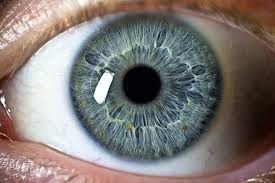
//> input picture images.jpeg, 275 x 183 px
$ ./smoothing   (built with g++ and OpenCV 4)
//> lines starting //> are read from the running program, lines starting //| are printed output that depends on the picture
#include <stdio.h>
#include <opencv2/opencv.hpp>
//#include "opencv2/imgproc/imgproc.hpp"
#include <vector>
#include <iostream>
//#include "opencv2/highgui/highgui.hpp"
using namespace cv;
using namespace std;

//places all classes and functions of opencv

// input image
Mat smoothened1;
//Mat smoothened2;
Mat Grayscaled;
Mat edgedetected1;
Mat edgedetected2;
Mat edgedetected3;
Mat edgedetected4;
Mat original;
int t1;
int t2;
int t3;
int t4;
int t5;
int t6;

void rad(int, void*)
 {

  Mat smoothened;
  GaussianBlur(original, smoothened, Size(2*t1+1, 2*t1+1), t5, t6, BORDER_DEFAULT);

  imshow("Smoothened original image", smoothened);
}
void med(int, void*)
{
  Mat smoothened1;
  medianBlur(original, smoothened1, 2*t2+1);

  imshow("Smoothened1 original image", smoothened1);
}

void edge1(int, void*)
{

  Laplacian(Grayscaled, edgedetected1, -1 , 2*t3+1, 2 , 0);
  imshow("edgedetected1 grayscaled image", edgedetected1);
}

void edge2(int, void*) {

  Sobel(Grayscaled, edgedetected2, -1 , 1 , 1, 2*t4+1, 1,0 );
  imshow("edgedetected2 grayscaled image", edgedetected2);
}


int main( int argc, char** argv) {
// defining path for original image


// Applying smoothening functions
  original=imread("images.jpeg");
//> original is the input picture: 183 rows x 275 cols, CV_8UC3; mean B, G, R 116.5, 120, 126.6


  namedWindow("Smoothened original image",CV_WINDOW_AUTOSIZE);
  createTrackbar("Gaussian blur, kernel","Smoothened original image", &t1, 10, rad, 0);
//> slider 'Gaussian blur, kernel' is set to 3
  createTrackbar("Gaussian blur, deviation x","Smoothened original image", &t5, 10, rad, 0);
//> slider 'Gaussian blur, deviation x' is set to 3
  createTrackbar("Gaussian blur, deviation y","Smoothened original image", &t6, 10, rad, 0);
//> slider 'Gaussian blur, deviation y' is set to 3

  namedWindow("Smoothened1 original image",CV_WINDOW_AUTOSIZE);
  createTrackbar("Median blur","Smoothened1 original image", &t2, 10, med, 0);
//> slider 'Median blur' is set to 3


//converting rgb to grayscale image
  cvtColor(original, Grayscaled, CV_BGR2GRAY, 0);
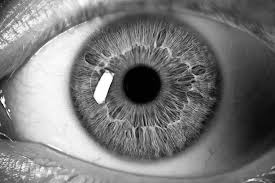
//> Grayscaled: 183 rows x 275 cols, CV_8UC1; min 0, max 255, mean 121.6


//applying edge detection functions


  namedWindow("edgedetected1 grayscaled image",CV_WINDOW_AUTOSIZE);
  createTrackbar("Laplacian","edgedetected1 grayscaled image", &t3, 15, edge1 , 0);
//> slider 'Laplacian' is set to 3


  namedWindow("edgedetected2 grayscaled image",CV_WINDOW_AUTOSIZE);
  createTrackbar("sobel", "edgedetected2 grayscaled image", &t4, 15 , edge2 , 0);
//> slider 'sobel' is set to 5

  waitKey(0);
//> in rad, `GaussianBlur(original, smoothened, Size(2*t1+1, 2*t1+1), t5, t6, BORDE..`:
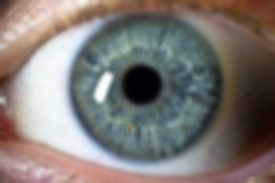
//> smoothened: 183 rows x 275 cols, CV_8UC3; mean B, G, R 116.5, 120, 126.6
//> in edge1, `Laplacian(Grayscaled, edgedetected1, -1 , 2*t3+1, 2 , 0);`:
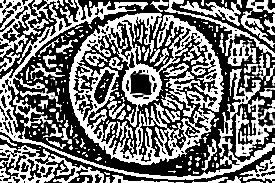
//> edgedetected1: 183 rows x 275 cols, CV_8UC1; min 0, max 255, mean 118.2
//> in edge2, `Sobel(Grayscaled, edgedetected2, -1 , 1 , 1, 2*t4+1, 1,0 );`:
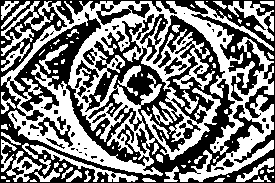
//> edgedetected2: 183 rows x 275 cols, CV_8UC1; min 0, max 255, mean 124.3
  return 0;
}

$ run again, with blueye.jpg copied over images.jpeg
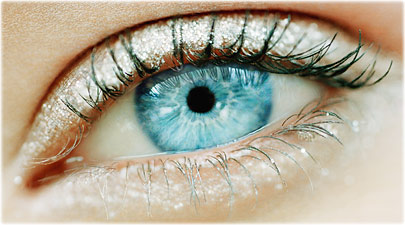
//> input picture blueye.jpg, 405 x 225 px
//> original is the input picture: 225 rows x 405 cols, CV_8UC3; mean B, G, R 150.1, 169.2, 176.9
//> in edge1, `Laplacian(Grayscaled, edgedetected1, -1 , 2*t3+1, 2 , 0);`:
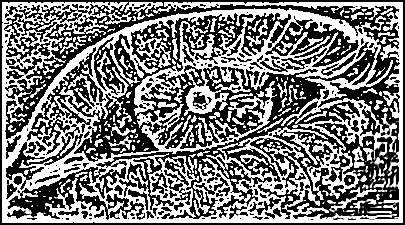
//> edgedetected1: 225 rows x 405 cols, CV_8UC1; min 0, max 255, mean 122.5
//> in edge2, `Sobel(Grayscaled, edgedetected2, -1 , 1 , 1, 2*t4+1, 1,0 );`:
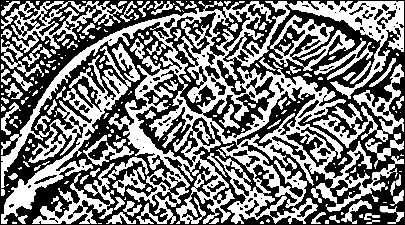
//> edgedetected2: 225 rows x 405 cols, CV_8UC1; min 0, max 255, mean 122

$ run again, with name.jpg copied over images.jpeg
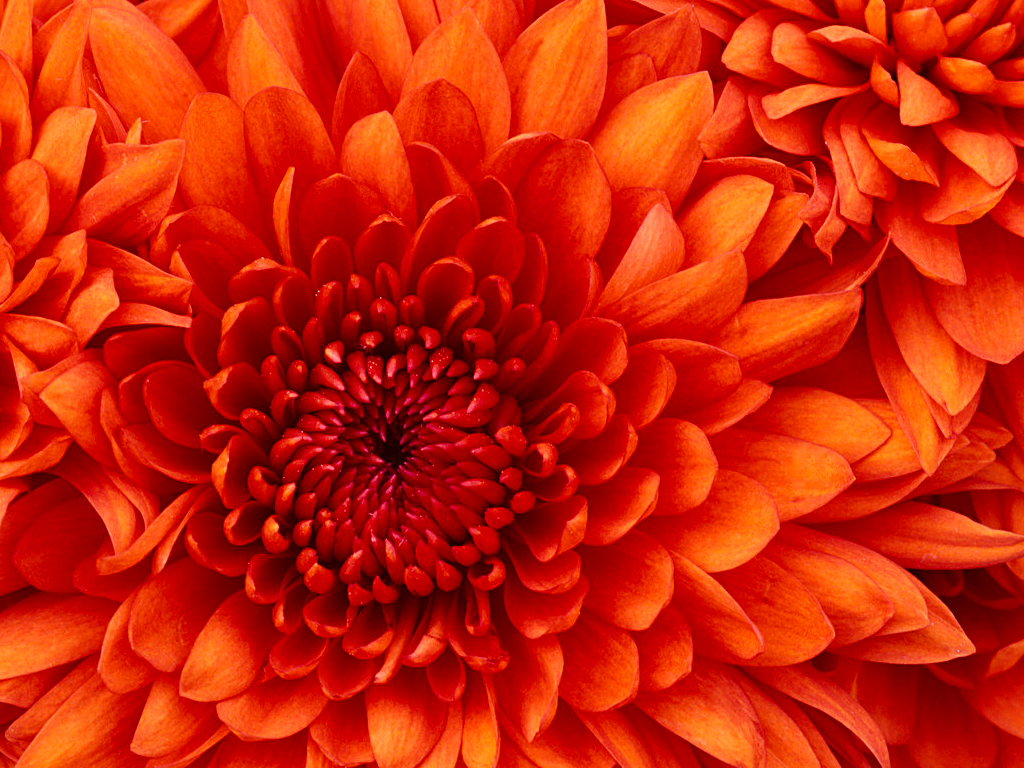
//> input picture name.jpg, 1024 x 768 px
//> original is the input picture: 768 rows x 1024 cols, CV_8UC3; mean B, G, R 9.2, 35.5, 203.1
//> in edge1, `Laplacian(Grayscaled, edgedetected1, -1 , 2*t3+1, 2 , 0);`:
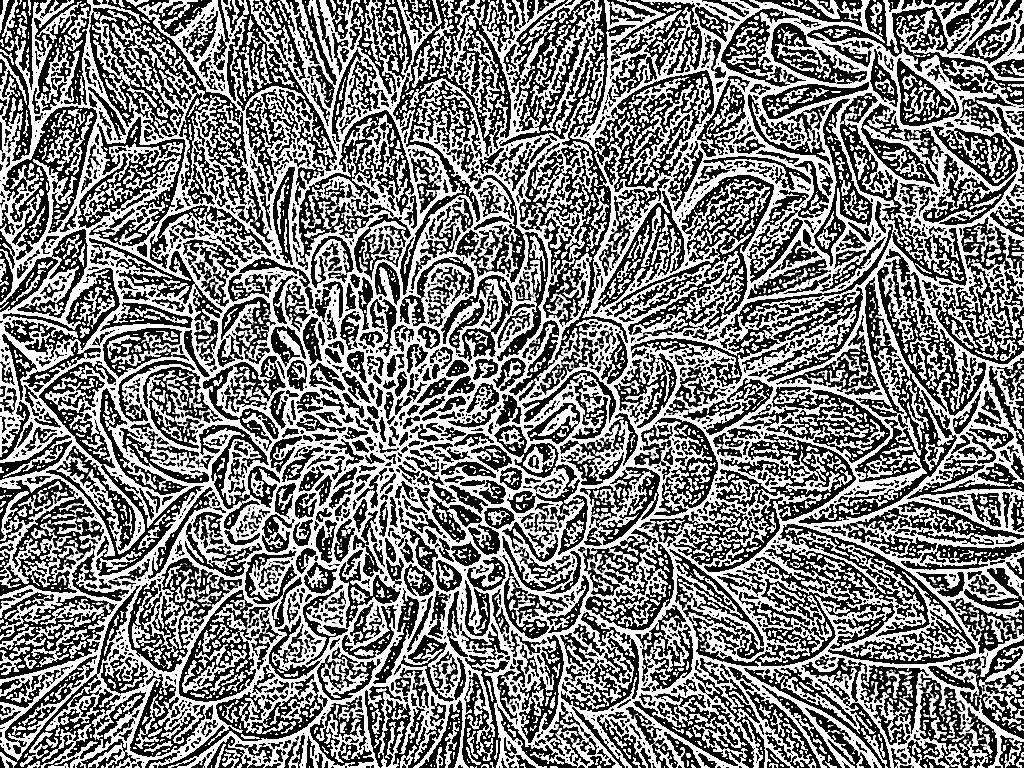
//> edgedetected1: 768 rows x 1024 cols, CV_8UC1; min 0, max 255, mean 126.4
//> in edge2, `Sobel(Grayscaled, edgedetected2, -1 , 1 , 1, 2*t4+1, 1,0 );`:
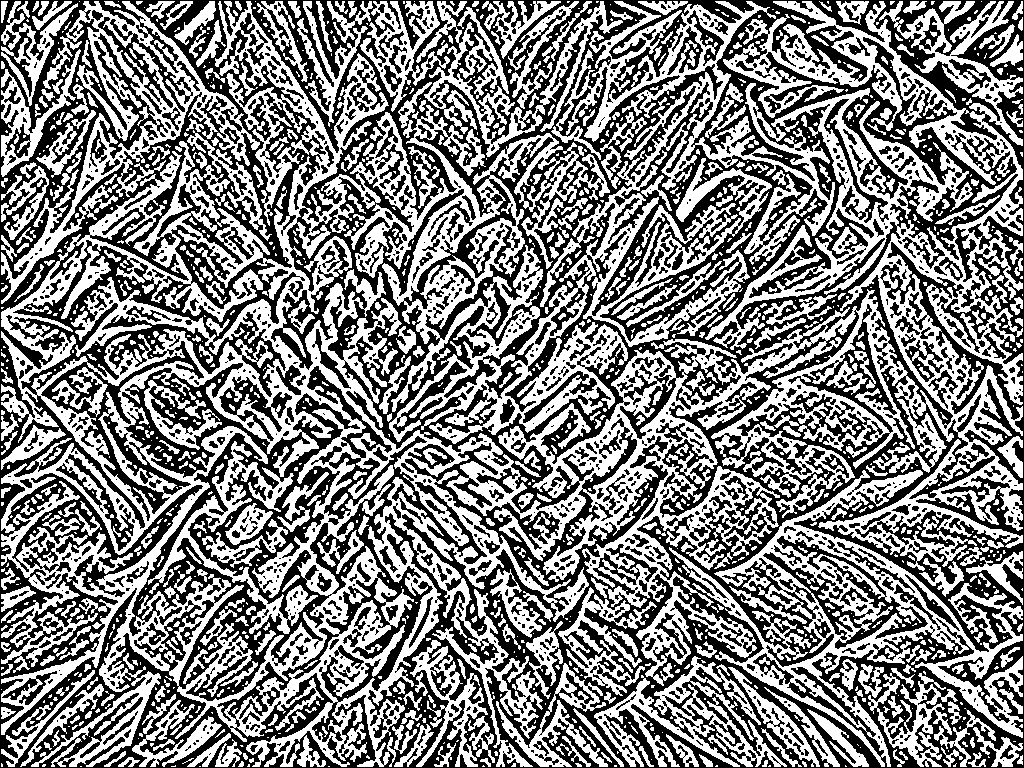
//> edgedetected2: 768 rows x 1024 cols, CV_8UC1; min 0, max 255, mean 127.9
